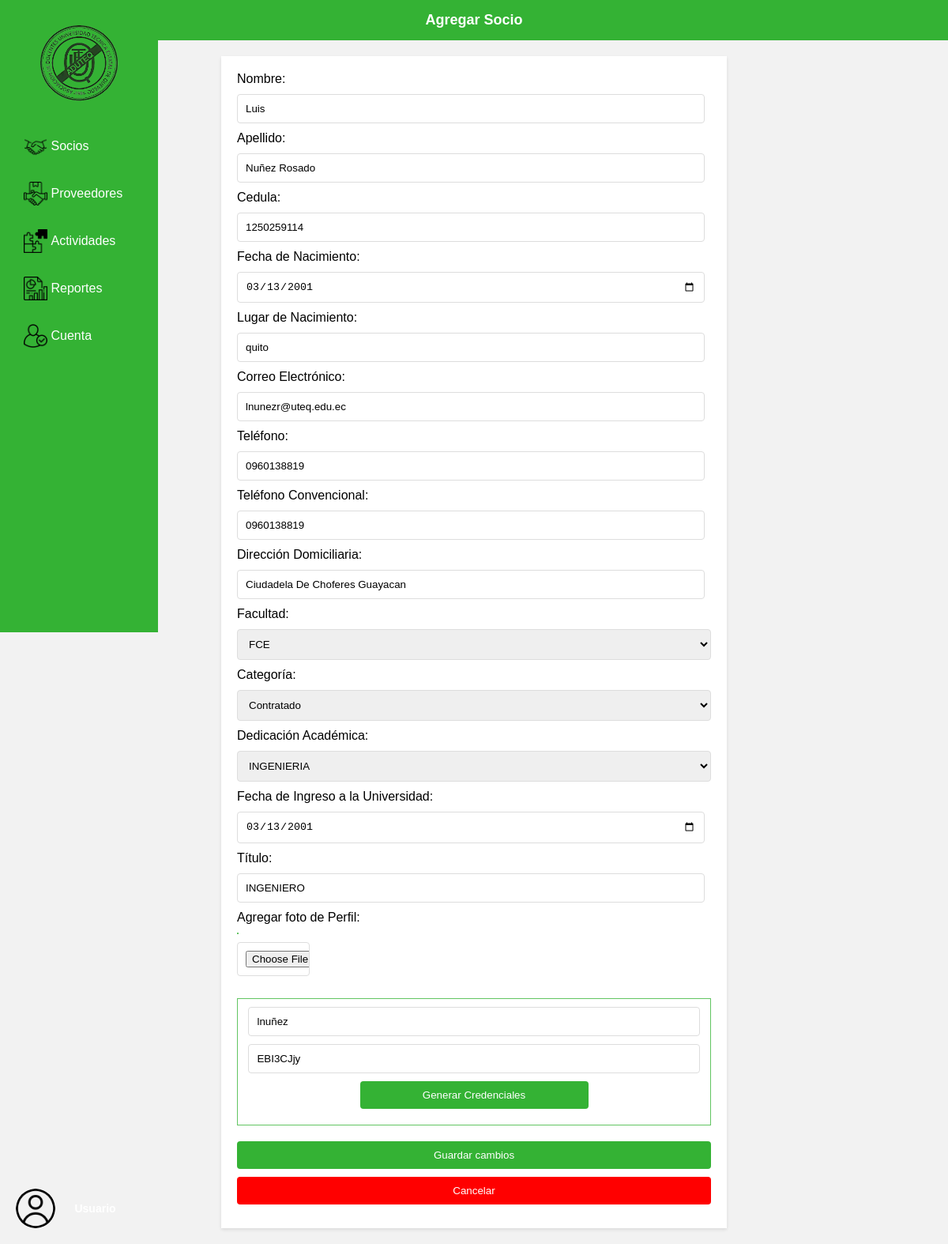
The app's page /editar_socio/1/ with its own data.
### socios/models.py (models this page shows)
class Socios(models.Model):
    usuario = models.CharField(max_length=50,default='user')
    password = models.CharField(max_length=20,default='123')
    cedula = models.CharField(max_length=10,default='1250259114')
    nombres = models.CharField(max_length=100,default='Jose')
    apellidos = models.CharField(max_length=100,default='Nuñez')
    fecha_nacimiento = models.DateField(default='13/03/2001')
    lugar_nacimiento = models.CharField(max_length=100,default='Quito')
    correo_electronico = models.EmailField(default='user@gmail.com')
    numero_telefonico = models.CharField(max_length=20,default='0960138819')
    numero_convencional = models.CharField(max_length=20,default='0960138819')
    direccion_domiciliaria = models.CharField(max_length=100,default='SANTO')
    facultad = models.CharField(max_length=100,default='FCI')
    categoria = models.CharField(max_length=100,default='Titular')
    dedicacion_academica = models.CharField(max_length=100,default='INGENIERIA')
    fecha_ingreso = models.DateField(default='2012')
    titulo = models.CharField(max_length=100,default='INGENIERO ELECTRICO')
    foto = models.BinaryField(null=True, blank=True)
    aporte = models.CharField(max_length=5,default='13')
    activo = models.BooleanField(default=True)

### socios/views.py (the view)
# urls.py: path('editar_socio/<int:socio_id>/',views.editar_socio, name='editar_socio'),
def editar_socio(request, socio_id):
    socio = get_object_or_404(models.Socios, id=socio_id)
    if request.method == 'POST':
        socio.usuario = request.POST.get('usuario')
        socio.password = request.POST.get('password')
        socio.cedula = request.POST.get('cedula')
        socio.nombres = request.POST.get('nombres')
        socio.apellidos = request.POST.get('apellidos')
        socio.fecha_nacimiento = request.POST.get('fecha_nacimiento')
        socio.lugar_nacimiento = request.POST.get('lugar_nacimiento')
        socio.correo_electronico = request.POST.get('correo_electronico')
        socio.numero_telefonico = request.POST.get('numero_telefonico')
        socio.numero_convencional = request.POST.get('numero_convencional')
        socio.direccion_domiciliaria = request.POST.get(
            'direccion_domiciliaria')
        socio.facultad = request.POST.get('facultad')
        socio.categoria = request.POST.get('categoria')
        socio.dedicacion_academica = request.POST.get('dedicacion_academica')
        socio.fecha_ingreso = request.POST.get('fecha_ingreso')
        socio.titulo = request.POST.get('titulo')
        socio.aporte = request.POST.get('aporte')
        socio.foto = request.FILES['foto'] if 'foto' in request.FILES else None
        foto_bytes = socio.foto.read() if socio.foto else None
        socio.save()
        messages.success(request, 'Se ha guardado correctamente este socio')
        return redirect('listar_socios')
    else:
        return render(request, 'emp_edit_socios.html', {'socio': socio})

### socios/templates/emp_edit_socios.html (shortened to what this page needs)
{% extends 'base.html' %}
{% load static %}
{% block content %}
<!DOCTYPE html>
<!DOCTYPE html>
<html>
<head>
</head>
<body>
    <div class="header">
        <h1>Agregar Socio</h1>
    </div>
    <div class="content">
        <div class="form-container">
            <form id="socio-form" action="{% url 'editar_socio' socio_id=socio.id %}" method="POST" enctype="multipart/socio-form">
                <label for="nombres">Nombre:</label>
                <input type="text" id="nombres" name="nombres" value="{{ socio.nombres }}" required>
                <label for="apellidos">Apellido:</label>
                <input type="text" id="apellidos" name="apellidos" value="{{ socio.apellidos }}" required>
                <label for="cedula">Cedula:</label>
                <input type="text" pattern="[0-9]{10}" maxlength="10" value="{{ socio.cedula }}" inputmode="numeric"
                    id="cedula" name="cedula" required>
                <label for="fecha_nacimiento">Fecha de Nacimiento:</label>
                <input type="date" id="fecha_nacimiento" name="fecha_nacimiento"
                    value="{{ socio.fecha_nacimiento|date:'Y-m-d' }}" required>
                <label for="lugar_nacimiento">Lugar de Nacimiento:</label>
                <input type="text" id="lugar_nacimiento" name="lugar_nacimiento" value="{{ socio.lugar_nacimiento }}"
                    required>
                <label for="correo_electronico">Correo Electrónico:</label>
                <input type="email" id="correo_electronico" name="correo_electronico"
                    value="{{ socio.correo_electronico }}" required>
                <label for="numero_telefonico">Teléfono:</label>
                <input type="tel" id="numero_telefonico" name="numero_telefonico" value="{{ socio.numero_telefonico }}"
                    required>
                <label for="numero_convencional">Teléfono Convencional:</label>
                <input type="tel" id="numero_convencional" name="numero_convencional"
                    value="{{ socio.numero_convencional }}" required>
                <label for="direccion_domiciliaria">Dirección Domiciliaria:</label>
                <input type="text" id="direccion_domiciliaria" name="direccion_domiciliaria"
                    value="{{ socio.direccion_domiciliaria }}" required>
                <label for="facultad">Facultad:</label>
                <select id="facultad" name="facultad" required placeholder="Seleccione la facultad"
                    value="{{ socio.facultad }}" style="width:100%;">
                    <option value="{{ socio.facultad }}" selected>
                        {{ socio.facultad }}
                    </option>
                </select>
                <label for="categoria">Categoría:</label>
                <select id="categoria" name="categoria" value="{{ socio.categoria }}" required style="width:100%;">
                    <option value="{{ socio.categoria }}" selected>
                        {{ socio.categoria }}
                    </option>
                </select>
                <label for="dedicacion_academica">Dedicación Académica:</label>
                <select id="dedicacion" name="dedicacion_academica" value="{{ socio.dedicacion_academica }}" required
                    style="width:100%;">
                    <option value="{{ socio.dedicacion_academica }}" selected>
                        {{ socio.dedicacion_academica }}
                    </option>
                </select>
                <label for="fecha_ingreso">Fecha de Ingreso a la Universidad:</label>
                <input type="date" id="fecha_ingreso" name="fecha_ingreso"
                    value="{{ socio.fecha_ingreso|date:'Y-m-d' }}" required>
                <label for="titulo">Título:</label>
                <input type="text" id="titulo" name="titulo" value="{{ socio.titulo }}" required>
                <label for="foto">Agregar foto de Perfil:</label>
                <div class="upload-preview">
                </div>
                <div class="file-input">
                    <input type="file" id="foto" name="foto" onchange="previewImage(event)" style="width: 70px;">
                </div>
                <br>
                <div class="generated-credentials">
                    <input type="text" id="usuario" name="usuario" value="{{ socio.usuario }}" required>
                    <input type="text" id="password" name="password" value="{{ socio.password }}" required>
                    <button type="button" id="generate-credentials" style="width: 50%; margin-bottom: 10px;">Generar
                        Credenciales</button>
                </div>
                <button type="submit" style="width: 100%;" >
                 Guardar cambios
                </button>
                <a href="/socios"> <input type="button" value="Cancelar"
                    style="width: 100%; background-color: red;"></a>
            </form>
        </div>
    </div>
</body>
</html>
{% endblock %}

### proveedores/static/css/estilo_menu_desplegable.css (style rules this page uses)
body { margin: 0; padding: 0; font-family: Arial, sans-serif; }

### ADUTEQ/static/css/estilo_base.css (style rules this page uses)
body { margin: 0; padding: 0; font-family: Arial, sans-serif; background-color: #f2f2f2; }
.header { background-color: #34b234; color: #fff; padding: 15px; text-align: center; }
.header h1 { font-size: 18px; font-weight: bold; margin: 0; }

### socios/templates/emp_edit_socios.html (style rules this page uses)
body { margin: 0; padding: 0; font-family: Arial, sans-serif; background-color: #f2f2f2; }
.header { background-color: #34b234; color: #fff; padding: 15px; text-align: center; }
.header h1 { font-size: 18px; font-weight: bold; margin: 0; }
.content { margin: 20px; display: flex; justify-content: center; align-items: center; min-height: calc(100vh - 70px); }
.form-container { background-color: #fff; box-shadow: 0 2px 4px rgba(0, 0, 0, 0.1); padding: 20px; width: 600px; }
.form-container label { display: block; margin-bottom: 10px; width: max-content; }
.form-container input[type="text"], .form-container input[type="email"], .form-container input[type="tel"], .form-container input[type="date"], .form-container input[type="file"], .form-container input[type="submit"], .form-container input[type="button"], .form-container select, .form-container button, .input#file-upload-button { width: 95%; padding: 10px; border: 1px solid #ddd; border-radius: 4px; margin-bottom: 10px; }
.form-container input[type="submit"], .form-container input[type="button"], .form-container button, .input#file-upload-button { background-color: #34b234; color: #fff; border: none; cursor: pointer; transition: background-color 0.3s; }
.upload-preview { margin-bottom: 10px; height: auto; width: max-content; border: 1px solid #62c562; position: center; }
.generated-credentials { margin-bottom: 20px; padding: 10px; border: 1px solid #62c562; background-color: white; display: block; position: relative; text-align: center; }

### records on screen
Socios: nombres "Luis", apellidos "Nuñez Rosado", cedula "1250259114", fecha_nacimiento "03/13/2001", lugar_nacimiento "quito", correo_electronico "lnunezr@uteq.edu.ec", numero_telefonico "0960138819", numero_convencional "0960138819", direccion_domiciliaria "Ciudadela De Choferes Guayacan", facultad "FCE", categoria "Contratado", dedicacion_academica "INGENIERIA", fecha_ingreso "03/13/2001", titulo "INGENIERO", usuario "lnuñez", password "EBI3CJjy"
